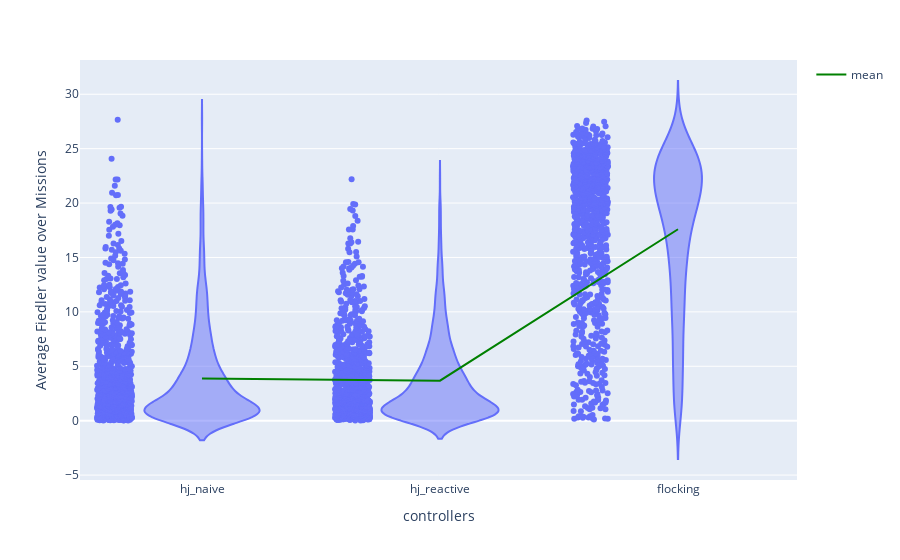

Notebook cell for this chart:
### Markdown cell above
+ Mean Fiedler value

### Code cell
fiedler_dict = {"hj_naive": metrics_hj_naive["fiedler_mean"],
                      "hj_reactive": metrics_hj_reactive["fiedler_mean"],
                      "flocking": metrics_hj_flocking["fiedler_mean"]}
beta_index_avg_df = pd.DataFrame(fiedler_dict)
fig_beta = px.violin(beta_index_avg_df, points="all")
mean_trace = go.Scatter(
    x=beta_index_avg_df.columns,
    y=beta_index_avg_df.mean(),
    mode='lines',
    line=dict(color='green', width=2),
    showlegend=True,
    name="mean"
)
fig_beta.add_trace(mean_trace)
# Add custom x and y labels
fig_beta.update_layout(
    xaxis_title="controllers",
    yaxis_title="Average Fiedler value over Missions"
)
fig_beta.show()

### Figure 1 — Plotly figure (JSON) as saved in the notebook; plotly's stock layout.template omitted (floating-point values rounded to 4 significant figures; data arrays with more than 128 entries replaced by an {"elided": "..."} marker saying what was removed)
{"data": [{"alignmentgroup": "True", "box": {"visible": false}, "hovertemplate": "variable=%{x}<br>value=%{y}<extra></extra>", "legendgroup": "", "marker": {"color": "#636efa"}, "name": "", "offsetgroup": "", "orientation": "v", "points": "all", "scalegroup": "True", "showlegend": false, "type": "violin", "x": {"elided": "2931 str values"}, "x0": " ", "xaxis": "x", "y": {"elided": "2931 float values"}, "y0": " ", "yaxis": "y"}, {"line": {"color": "green", "width": 2}, "mode": "lines", "name": "mean", "showlegend": true, "type": "scatter", "x": ["hj_naive", "hj_reactive", "flocking"], "y": [3.885, 3.673, 17.59]}], "layout": {"legend": {"tracegroupgap": 0}, "margin": {"t": 60}, "violinmode": "group", "xaxis": {"anchor": "y", "domain": [0, 1], "title": {"text": "controllers"}}, "yaxis": {"anchor": "x", "domain": [0, 1], "title": {"text": "Average Fiedler value over Missions"}}}}
